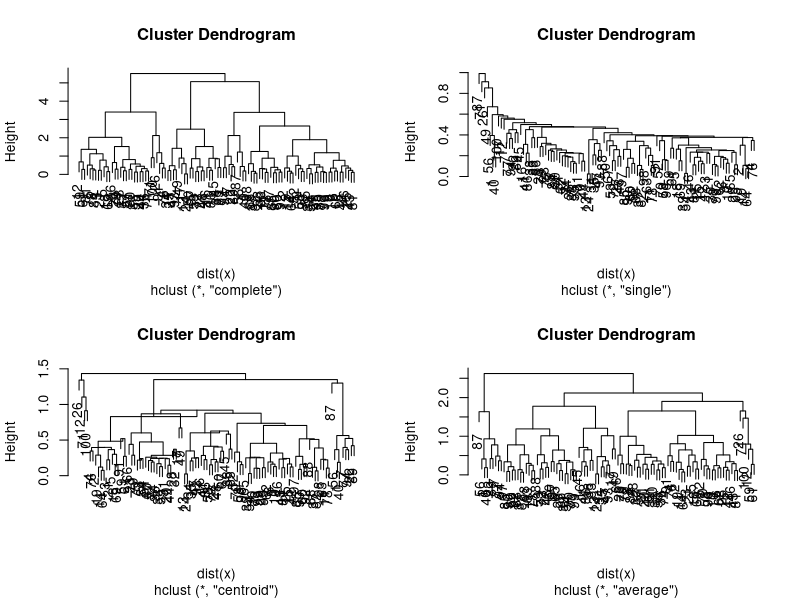

The R source for this figure:
# Load library

# Clear environment
rm(list = ls())

# Setting Japanese font (for MacOSX)
# par(family= "HiraKakuProN-W3")

# Chapter9 e.g.85
# 階層的クラスタリング
# 樹形図の作成（hclust()の利用）
n <- 100
x <- matrix(rnorm(n * 2), ncol = 2)
par(mfrow = c(2, 2))
hc_complete <- hclust(dist(x), method = "complete")
plot(hc_complete)
hc_single <- hclust(dist(x), method = "single")
plot(hc_single)
hc_centroid <- hclust(dist(x), method = "centroid")
plot(hc_centroid)
hc_average <- hclust(dist(x), method = "average")
plot(hc_average)